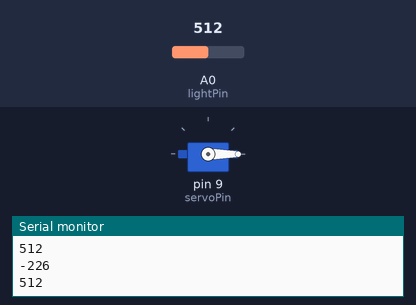
A sketch run on a simulated Arduino Uno, built with avr-gcc and run on an emulated ATmega328P. Parts: servo, the last lines printed to the serial monitor. The test bench sets the inputs (shaded band); at power-on: A0 (lightPin) = 512.

Above: at 1.2 s.
1.3 s: A0 (lightPin) set to 122
At 2.9 s:
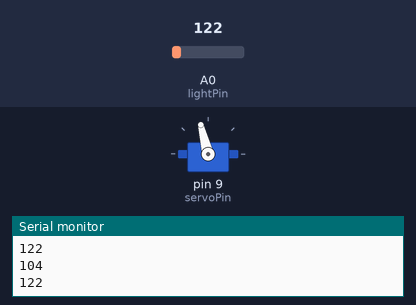
3.2 s: A0 (lightPin) set to 0
At 3.8 s:
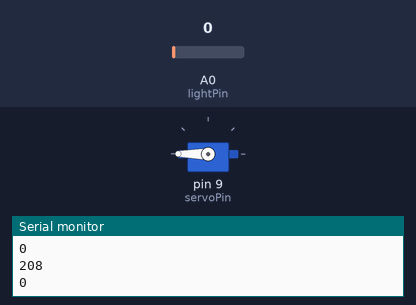
5.0 s: A0 (lightPin) set to 306
At 5.9 s:
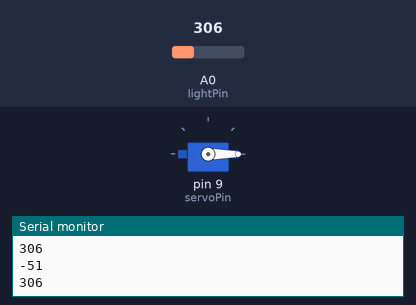
Timing chart, 0 to 8.0 s (numbered marks = the images above; inputs shaded):
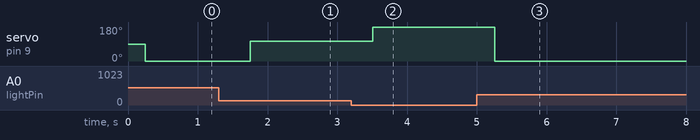

Measured:
- after the input at 1.3 s, servo on pin 9 (servoPin): 0° → 104° after 0.45 s
- after the input at 3.2 s, servo on pin 9 (servoPin): 104° → 180° after 0.31 s
- after the input at 5.0 s, servo on pin 9 (servoPin): 180° → 0° after 0.26 s

The sketch:

servoControl_PhotoResistor.ino
```cpp
#include <Servo.h>

int lightVal;
int lightPin = A0;
int servoPin = 9;
int angle;
int dt = 250;
Servo myServo;


void setup() {
  // put your setup code here, to run once:
  Serial.begin(9600);
  pinMode(lightPin, INPUT);
  pinMode(servoPin, OUTPUT);
  myServo.attach(servoPin);


}

void loop() {
  // put your main code here, to run repeatedly:
  lightVal = analogRead(lightPin);
  Serial.println(lightVal);
  delay(dt);
  angle = -85/100.*lightVal + 85.*245./100.;
  Serial.println(angle);
  myServo.write(angle);

}
```
